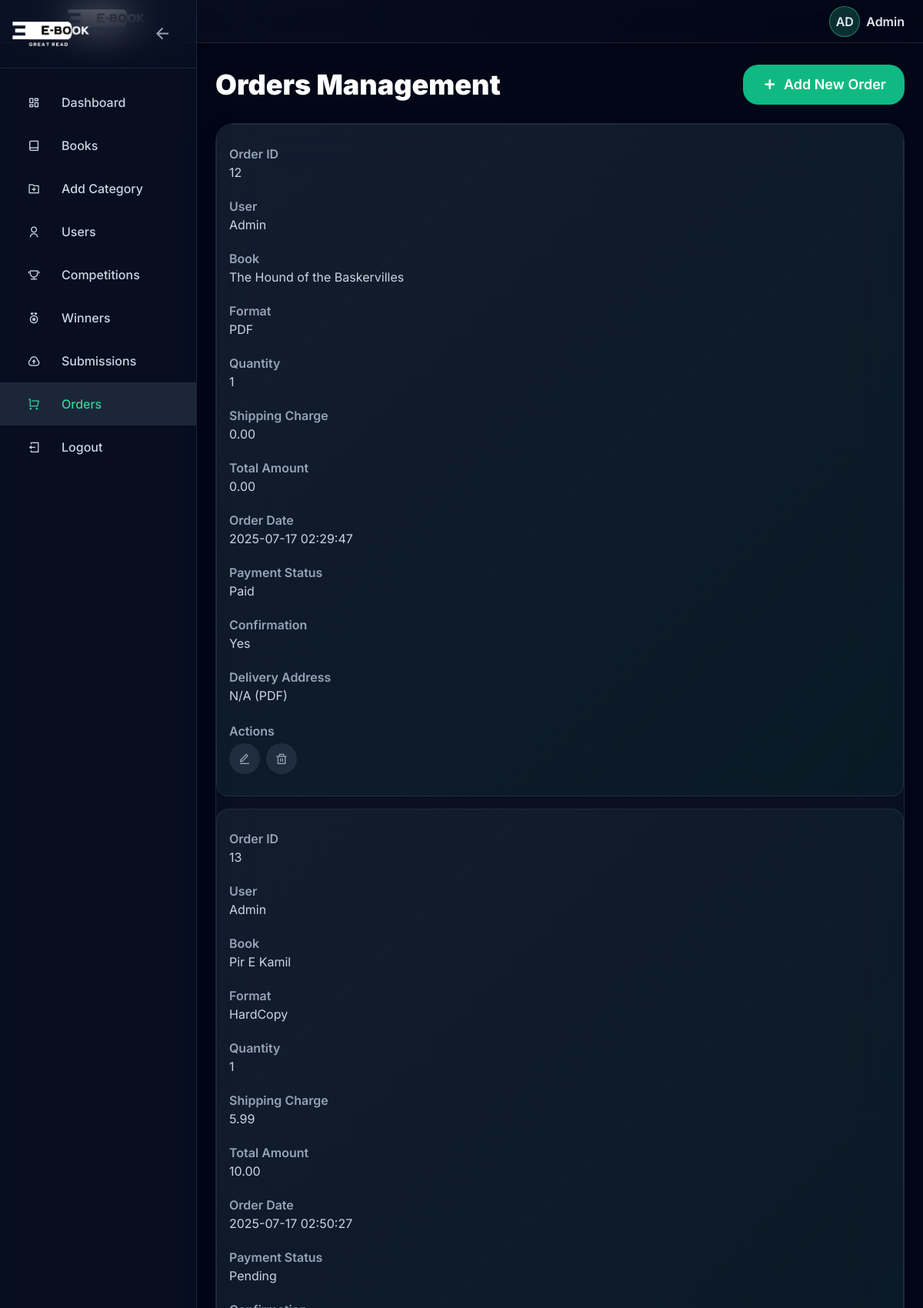
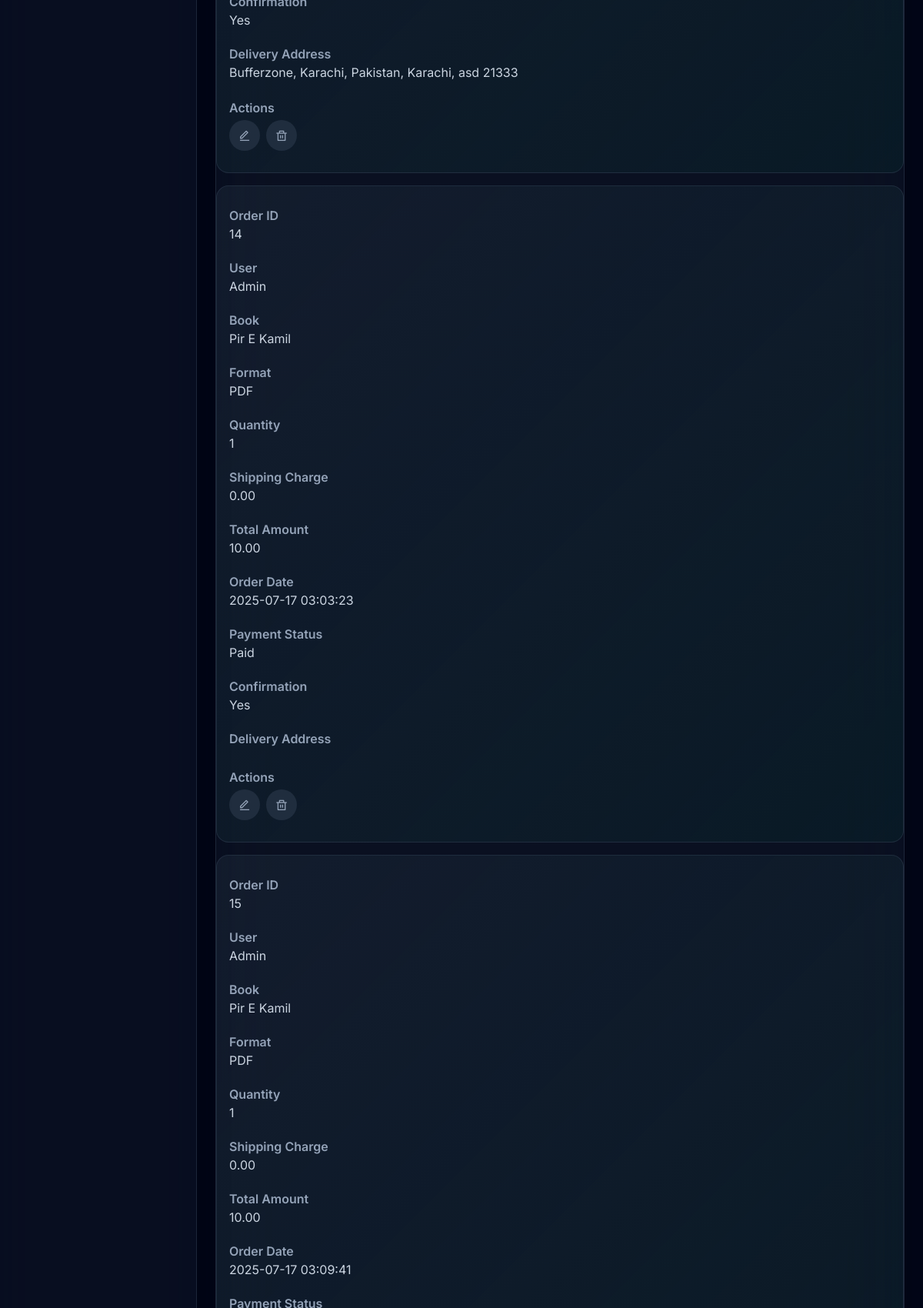
Page /Admin/AdminOrder/admin.order.php (signed in, upper part) on the committed database (2 pictures, top to bottom).
### tables this page shows
CREATE TABLE `orders` (
  `OrderID` int(11) NOT NULL,
  `UserID` int(11) DEFAULT NULL,
  `BookID` int(11) DEFAULT NULL,
  `Format` varchar(20) DEFAULT NULL CHECK (`Format` in ('PDF','CD','HardCopy')),
  `Quantity` int(11) DEFAULT 1,
  `ShippingCharge` decimal(10,2) DEFAULT 0.00,
  `TotalAmount` decimal(10,2) DEFAULT NULL,
  `OrderDate` datetime DEFAULT current_timestamp(),
  `PaymentStatus` varchar(20) DEFAULT 'Pending' CHECK (`PaymentStatus` in ('Pending','Paid')),
  `DeliveryAddress` varchar(255) DEFAULT NULL,
  `PaymentMethod` varchar(20) NOT NULL DEFAULT 'CreditCard' CHECK (`PaymentMethod` in ('CreditCard','COD','DD','Cheque')),
  `Confirmation` tinyint(1) NOT NULL DEFAULT 0,
  `confirmation_token` varchar(255) DEFAULT NULL
);

CREATE TABLE `users` (
  `UserID` int(11) NOT NULL,
  `Username` varchar(50) NOT NULL,
  `PasswordHash` varchar(255) NOT NULL,
  `Email` varchar(100) NOT NULL,
  `FullName` varchar(100) DEFAULT NULL,
  `City` varchar(50) DEFAULT NULL,
  `State` varchar(50) DEFAULT NULL,
  `ZipCode` varchar(10) DEFAULT NULL,
  `PhoneNumber` varchar(15) DEFAULT NULL,
  `Verified` tinyint(1) DEFAULT 0,
  `DateRegistered` datetime DEFAULT current_timestamp(),
  `Role` varchar(20) NOT NULL DEFAULT 'User' CHECK (`Role` in ('User','Admin')),
  `token` varchar(64) DEFAULT NULL
);

CREATE TABLE `books` (
  `BookID` int(11) NOT NULL,
  `Title` varchar(255) NOT NULL,
  `Author` varchar(100) DEFAULT NULL,
  `Category` int(11) DEFAULT NULL,
  `Price` decimal(10,2) DEFAULT 0.00,
  `PDFPath` varchar(255) DEFAULT NULL,
  `HasHardCopy` tinyint(1) DEFAULT 1,
  `HasCD` tinyint(1) DEFAULT 0,
  `Stock` int(11) DEFAULT 0,
  `CreatedAt` datetime DEFAULT current_timestamp(),
  `image` varchar(255) DEFAULT NULL
);

### Admin/AdminOrder/admin.order.php (the view, shortened to what this page needs)
<?php
include "../Components/checkifadmin.php";
?>
<!DOCTYPE html>
<html lang="en">
<head>
    <script src="https://cdn.tailwindcss.com/3.4.16"></script>
    <link rel="stylesheet" href="https://cdnjs.cloudflare.com/ajax/libs/remixicon/4.6.0/remixicon.min.css">
</head>
<body class="bg-slate-950 text-white font-['Inter']">
    <div class="flex min-h-screen">
        <?php include "../Components/sider.php"; ?>
        <main id="main-content" class="min-h-screen w-full transition-all duration-300 mt-12">
            <div class="pt-16 p-4 sm:p-6">
                <div id="orders-page" class="page active">
                    <div class="flex flex-col sm:flex-row items-center justify-between mb-6 mt-3 gap-4">
                        <h1 class="text-3xl sm:text-4xl font-black text-white">Orders Management</h1>
                        <a href="neworder.php" class="group relative overflow-hidden bg-emerald-500 hover:bg-emerald-600 text-white px-4 sm:px-6 py-2 sm:py-3 text-base sm:text-lg font-semibold rounded-xl transition-all duration-300 hover:scale-105 inline-flex items-center">
                            <span class="relative z-10 flex items-center">
                                <i class="ri-add-line mr-2 text-lg sm:text-xl"></i>
                                Add New Order
                            </span>
                        </a>
                    </div>
                    <div class="backdrop-blur-2xl bg-slate-800/30 border border-slate-700/50 shadow-2xl hover:shadow-emerald-500/20 transition-all duration-500 group rounded-2xl overflow-hidden">
                        <div class="overflow-x-hidden relative">
                            <table class="w-full table-responsive">
                                <tbody>
                                    <?php
                                    $sql = "
                                        SELECT
                                            o.OrderID,
                                            u.Username AS UserName,
                                            b.Title AS BookTitle,
                                            o.Format,
                                            o.Confirmation,
                                            o.Quantity,
                                            o.ShippingCharge,
                                            o.TotalAmount,
                                            o.OrderDate,
                                            o.PaymentStatus,
                                            o.DeliveryAddress
                                        FROM orders o
                                        JOIN users u ON o.UserID = u.UserID
                                        JOIN books b ON o.BookID = b.BookID
                                    ";
                                    $result = $conn->query($sql);
                                    if (!$result) {
                                        error_log("Orders query failed: " . $conn->error);
                                        echo '<tr><td colspan="12" class="text-center px-4 py-6 text-slate-400">Error fetching data: ' . htmlspecialchars($conn->error) . '</td></tr>';
                                    } elseif ($result->num_rows > 0) {
                                        while ($row = $result->fetch_assoc()) {
                                    ?>
                                    <tr class="border-b border-slate-700/50 group/item">
                                        <td class="px-4 py-4 text-sm text-slate-300" data-label="Order ID"><?php echo htmlspecialchars($row['OrderID']); ?></td>
                                        <td class="px-4 py-4 text-sm text-slate-300 group-hover/item:text-emerald-400 transition-colors duration-300 order-user" data-label="User"><?php echo htmlspecialchars($row['UserName']); ?></td>
                                        <td class="px-4 py-4 text-sm text-slate-300 group-hover/item:text-emerald-400 transition-colors duration-300 order-book" data-label="Book"><?php echo htmlspecialchars($row['BookTitle']); ?></td>
                                        <td class="px-4 py-4 text-sm text-slate-300" data-label="Format"><?php echo htmlspecialchars($row['Format']); ?></td>
                                        <td class="px-4 py-4 text-sm text-slate-300" data-label="Quantity"><?php echo htmlspecialchars($row['Quantity']); ?></td>
                                        <td class="px-4 py-4 text-sm text-slate-300" data-label="Shipping Charge"><?php echo htmlspecialchars($row['ShippingCharge']); ?></td>
                                        <td class="px-4 py-4 text-sm text-slate-300" data-label="Total Amount"><?php echo htmlspecialchars($row['TotalAmount']); ?></td>
                                        <td class="px-4 py-4 text-sm text-slate-300" data-label="Order Date"><?php echo htmlspecialchars($row['OrderDate']); ?></td>
                                        <td class="px-4 py-4 text-sm text-slate-300" data-label="Payment Status"><?php echo htmlspecialchars($row['PaymentStatus']); ?></td>
                                        <td class="px-4 py-4 text-sm text-slate-300" data-label="Confirmation"><?php echo $row['Confirmation'] ? 'Yes' : 'No'; ?></td>
                                        <td class="px-4 py-4 text-sm text-slate-300" data-label="Delivery Address"><?php echo htmlspecialchars($row['DeliveryAddress']); ?></td>
                                        <td class="px-4 py-4" data-label="Actions">
                                            <div class="flex items-center gap-2">
                                                <a href="orderupdate.php?id=<?php echo htmlspecialchars($row['OrderID']); ?>" class="action-btn w-8 h-8 flex items-center justify-center text-slate-400 hover:bg-slate-700/50 hover:text-emerald-400 rounded-full transition-all duration-300">
                                                    <i class="ri-edit-line"></i>
                                                </a>
                                                <a href="deleteorder.php?id=<?php echo htmlspecialchars($row['OrderID']); ?>" onclick="return confirm('Are you sure you want to delete this order?')" class="action-btn w-8 h-8 flex items-center justify-center text-slate-400 hover:bg-slate-700/50 hover:text-red-400 rounded-full transition-all duration-300">
                                                    <i class="ri-delete-bin-line"></i>
                                                </a>
                                            </div>
                                        </td>
                                    </tr>
                                    <?php
                                        }
                                    } else {
                                        echo '<tr><td colspan="12" class="text-center px-4 py-6 text-slate-400">No orders found.</td></tr>';
                                    }
                                    ?>
                                </tbody>
                            </table>
                        </div>
                    </div>
                </div>
            </div>
        </main>
    </div>
</body>
</html>

### Admin/AdminOrder/admin.order.php (style rules this page uses)
* { box-sizing: border-box; }
#sidebar:not(.collapsed) ~ #main-content { margin-left: 16rem; }
.table-responsive { -webkit-overflow-scrolling: touch; max-height: 32rem; overflow-y: auto; width: 100%; max-width: 100%; }
.table-responsive tr { display: block; border: 1px solid rgba(51, 65, 85, 0.5); border-radius: 16px; background: linear-gradient(135deg, rgba(30, 41, 59, 0.5), rgba(4, 120, 87, 0.1)); margin-bottom: 1rem; padding: 1rem; visibility: visible; opacity: 1; }
.table-responsive td { display: block; width: 100%; max-width: 100%; padding: 0.5rem 0; text-align: left; position: relative; visibility: visible; opacity: 1; }
.table-responsive td::before { content: attr(data-label); font-weight: 600; color: #94a3b8; display: block; margin-bottom: 0.25rem; }
.table-responsive .order-user, .table-responsive .order-book { max-width: 100%; }
.table-responsive .action-btn { background: rgba(51, 65, 85, 0.5); transition: all 0.3s ease; }
@media (min-width: 1024px) { .table-responsive { max-height: 40rem; } }
@media (min-width: 1024px) { .table-responsive td { font-size: 1rem; padding: 0.75rem 0; } }
@media (min-width: 1024px) { .table-responsive .action-btn { width: 40px; height: 40px; } }

### rows in the picture
orders: OrderID "12", UserID.Username "Admin", BookID.Title "The Hound of the Baskervilles", Format "PDF", Quantity "1", ShippingCharge "0.00", TotalAmount "0.00", OrderDate "2025-07-17 02:29:47", PaymentStatus "Paid", Confirmation "Yes", DeliveryAddress "N/A (PDF)"
orders: OrderID "13", UserID.Username "Admin", BookID.Title "Pir E Kamil", Format "HardCopy", Quantity "1", ShippingCharge "5.99", TotalAmount "10.00", OrderDate "2025-07-17 02:50:27", PaymentStatus "Pending", Confirmation "Yes", DeliveryAddress "Bufferzone, Karachi, Pakistan, Karachi, asd 21333"
orders: OrderID "14", UserID.Username "Admin", BookID.Title "Pir E Kamil", Format "PDF", Quantity "1", ShippingCharge "0.00", TotalAmount "10.00", OrderDate "2025-07-17 03:03:23", PaymentStatus "Paid", Confirmation "Yes"
orders: OrderID "15", UserID.Username "Admin", BookID.Title "Pir E Kamil", Format "PDF", Quantity "1", ShippingCharge "0.00", TotalAmount "10.00", OrderDate "2025-07-17 03:09:41"

### other values in the picture
substr($_SESSION['user'], 0, 2) "AD"
$_SESSION['user'] "Admin"
